Frame 1 (no input): blank canvas, image omitted
Frame 60 (no input): blank canvas, image omitted
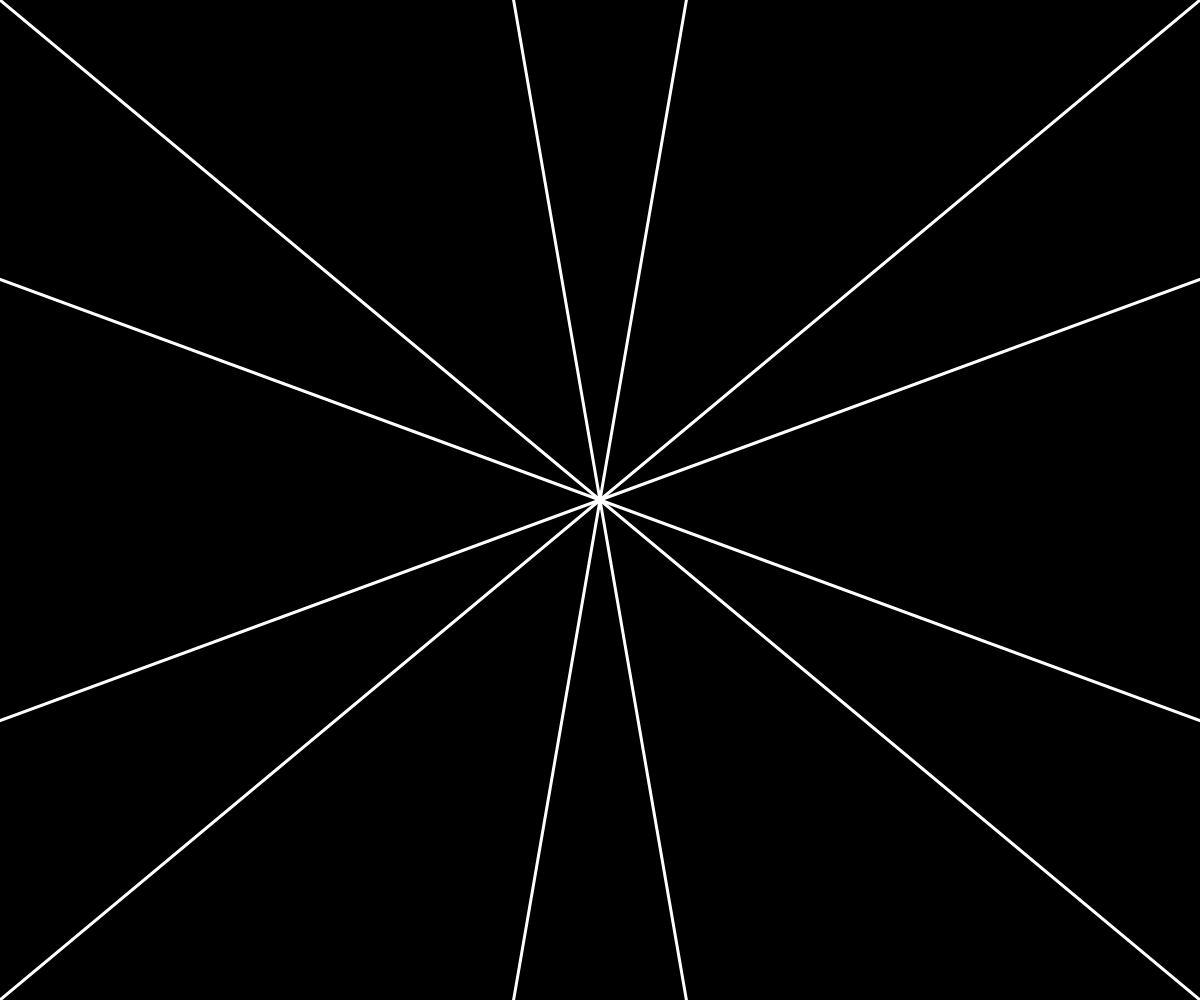
Frame 120 (the mouse pressed at the canvas centre since frame 60)

The p5.js sketch whose frames 1 and 60 were blank and that drew this single picture after the mouse press (run headless with seeded random() and noise() and a simulated clock; from frame 60 on, the mouse is pressed at the canvas centre):

// p5.js sketch
// ── sketch.js
let symmetry = 6;

let angle = 360 / symmetry;

function setup() {
  describe(
    `Black canvas that reflects the lines drawn within it in ${symmetry} sections.`
  );
  createCanvas(windowWidth, windowHeight);
  angleMode(DEGREES);
  background(0);
}

function draw() {
  
  translate(width / 2, height / 2);

  if (mouseX > 0 && mouseX < width && mouseY > 0 && mouseY < height) {
    
    let lineStartX = mouseX - width / 2;
    let lineStartY = mouseY - height / 2;
    let lineEndX = pmouseX - width / 2;
    let lineEndY = pmouseY - height / 2;

    if (mouseIsPressed === true) {
      for (let i = 0; i < symmetry; i++) {
        rotate(angle);
        stroke(255);
        strokeWeight(3);
        line(lineStartX, lineStartY, lineEndX, lineEndY);

        push();
        scale(1, -1);
        line(lineStartX, lineStartY, lineEndX, lineEndY);
        pop();
      }
    }
  }
}
